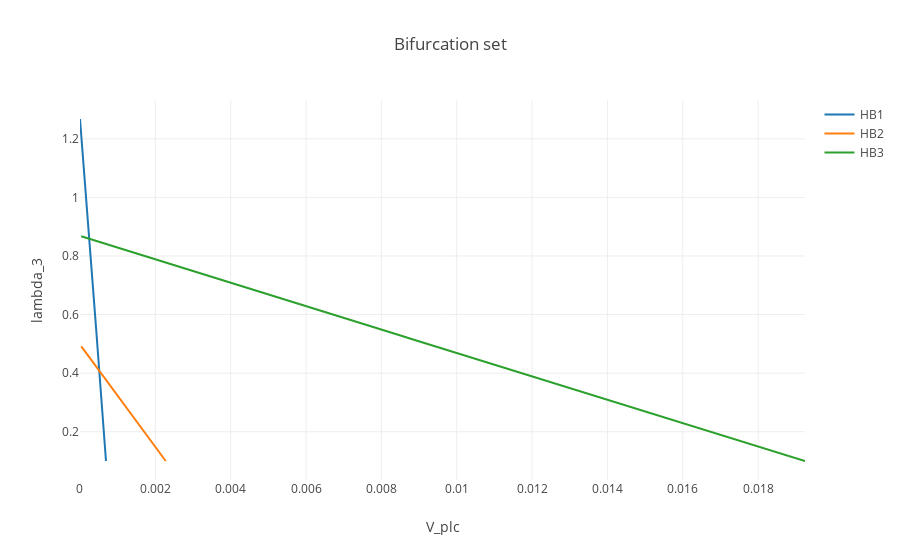

The notebook cell this image was saved under:
### Code cell
tr_hom1 = Scatter(x=df_Hom_l3_H10['V_plc'],
                  y=df_Hom_l3_H10['lambda3'],
                  name='HB1',
                  mode = 'lines')
tr_hom11 = Scatter(x=df_Hom_l3_H11['V_plc'],
                  y=df_Hom_l3_H11['lambda3'],
                  name='HB1',
                   mode='lines')
tr_hom2 = Scatter(x=df_Hom_l3_H20['V_plc'],
                  y=df_Hom_l3_H20['lambda3'],
                  name='HB2',
                   mode='lines')
tr_hom21 = Scatter(x=df_Hom_l3_H21['V_plc'],
                  y=df_Hom_l3_H21['lambda3'],
                  name='HB2',
                   mode='lines')
tr_hom3 = Scatter(x=df_Hom_l3_H30['V_plc'],
                  y=df_Hom_l3_H30['lambda3'],
                  name='HB3',
                   mode='lines')
tr_hom31 = Scatter(x=df_Hom_l3_H31['V_plc'],
                  y=df_Hom_l3_H31['lambda3'],
                  name='HB3',
                   mode='lines')
data = [tr_hom11,tr_hom21,tr_hom31]
layout = Layout(title="Bifurcation set",
               xaxis=dict(title='V_plc'),
               yaxis=dict(title='lambda_3'))
fig = Figure(data=data, layout=layout)
iplot(fig)
